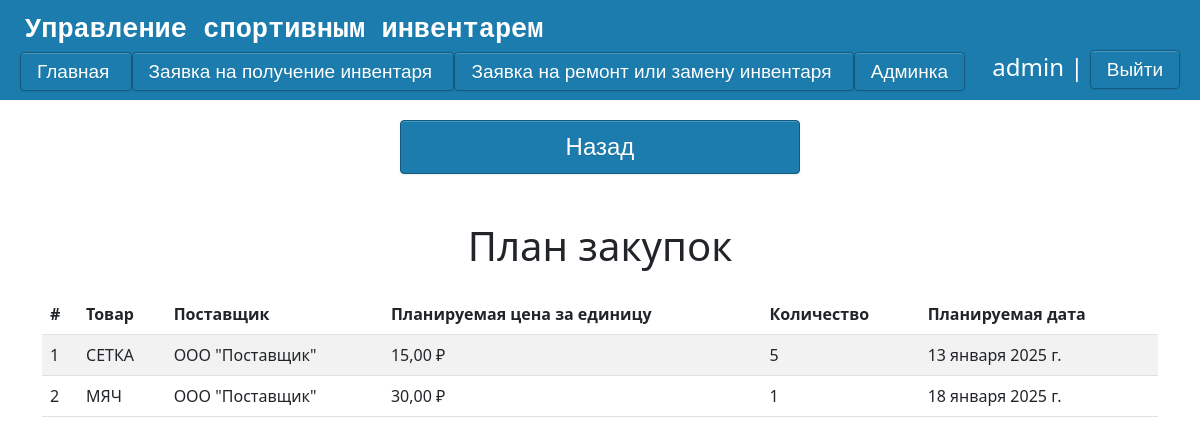
Page /console/purchase-plans/ (signed in) on the earlier database version.
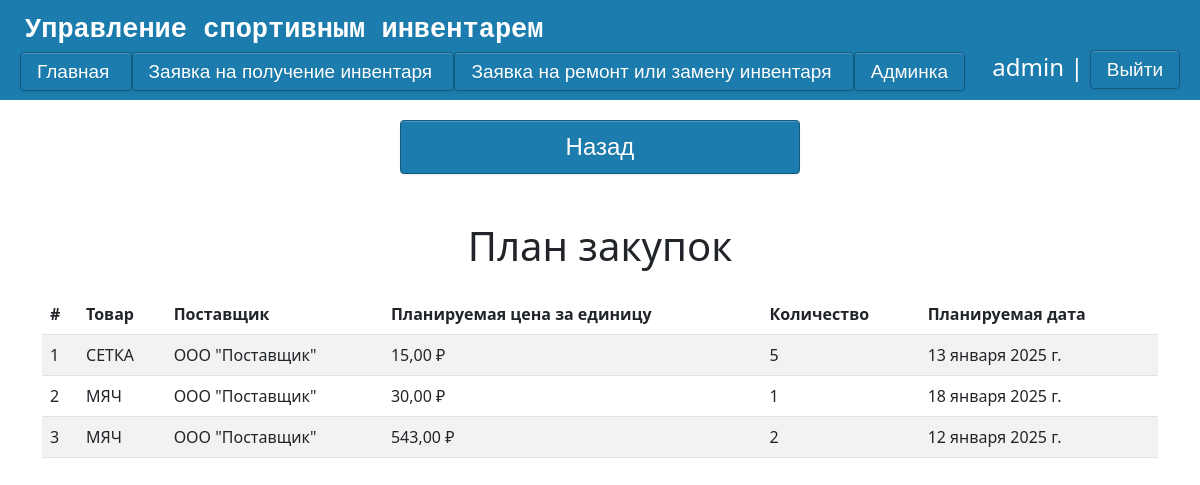
Same page on the later database version.
### main/models.py (models this page shows, shortened)
class PurchasePlan(models.Model):
    item = models.ForeignKey(Goods, on_delete=models.CASCADE, related_name='purchase_plans', verbose_name="Товар")
    supplier = models.ForeignKey(Supplier, on_delete=models.SET_NULL, null=True, verbose_name="Поставщик")
    planned_price = models.DecimalField(max_digits=10, decimal_places=2, verbose_name="Планируемая цена")
    count = models.PositiveIntegerField(default=1, verbose_name="Количество")
    planned_date = models.DateField(verbose_name="Планируемая дата")
    class Meta:
        verbose_name = "План закупки"
        verbose_name_plural = "Планы закупок"

class Goods(models.Model):
    state = {'новый':'новый','использованный':'использованный','сломанный': 'сломанный'}
    goods = models.CharField('Название',max_length=30)
    count = models.IntegerField('Количество')
    rented_count = models.IntegerField('Взято',default=0)
    condition = models.CharField('Состояние',max_length=20, choices=state)
    class Meta:
        verbose_name = "Инвентарь"
        verbose_name_plural  = "Инвентарь"
    def __str__(self):
        return self.goods

class Supplier(models.Model):
    name = models.CharField(max_length=255, unique=True, verbose_name="Поставщик")
    class Meta:
        verbose_name = "Поставщик"
        verbose_name_plural = "Поставщики"
    def __str__(self):
        return self.name

### main/views.py (the view)
# urls.py: path('console/purchase-plans/', views.purchase_plan_list, name='purchase_plan_list'),
def purchase_plan_list(request):
    if request.user.is_superuser:
        plans = PurchasePlan.objects.select_related('item', 'supplier').all()
        return render(request, 'admin/purchase_plan_list.html', {'plans': plans})
    else:
        return render(request, 'admin/Error.html')

### main/templates/admin/purchase_plan_list.html (shortened to what this page needs)
{% extends 'main/layout.html' %}
{% block script %}
    <link rel="stylesheet" href="https://cdn.jsdelivr.net/npm/bootstrap@5.3.0/dist/css/bootstrap.min.css">
{% endblock %}
{% block content %}
    <a href="{% url 'console' %}" class = 'btn4'> Назад </a>
    <div class="container mt-5">
        <h1 class="mb-4">План закупок</h1>
        {% if plans %}
            <table class="table table-striped">
                <thead>
                    <tr>
                        <th>#</th>
                        <th>Товар</th>
                        <th>Поставщик</th>
                        <th>Планируемая цена за единицу</th>
                        <th>Количество</th>
                        <th>Планируемая дата</th>
                    </tr>
                </thead>
                <tbody>
                    {% for plan in plans %}
                        <tr>
                            <td>{{ forloop.counter }}</td>
                            <td>{{ plan.item }}</td>
                            <td>{{ plan.supplier }}</td>
                            <td>{{ plan.planned_price }} ₽</td>
                            <td>{{ plan.count }}</td>
                            <td>{{ plan.planned_date }}</td>
                        </tr>
                    {% endfor %}
                </tbody>
            </table>
        {% else %}
            <p>Нет доступных планов закупки.</p>
        {% endif %}
    </div>
{% endblock %}

### main/templates/main/layout.html (shortened to what this page needs)
{% load static %}
<!DOCTYPE html>
<html lang="ru">
<head>
    <link rel="stylesheet" href="https://cdn.jsdelivr.net/npm/bootstrap@5.3.2/dist/css/bootstrap.min.css">
    <link rel="stylesheet" href="{% static 'main/css/css.css' %}">
    {% block script %}
    {% endblock script%}
</head>
<body>
    <div class = "back">
        <div class = 'top'>
                <div class="logo2"><samp>Управление спортивным инвентарем</samp></div>
                <div class = 'lower'>
                    <a href="{% url 'main' %}" class = 'btn3'> Главная </a>
                    <a href="{% url 'application-get' %}" class = 'btn3'> Заявка на получение инвентаря </a>
                    <a href="{% url 'application-repair' %}" class = 'btn3'> Заявка на ремонт или замену инвентаря </a>
                    {% if request.user.is_superuser %}
                    <a href="{% url 'console' %}" class = 'btn3'> Админка </a>
                    {% endif %}
                {% if request.user.is_authenticated %}
                    <li class="last"> {{user.username}} | <a href="{% url 'logout' %}" class="btn3">Выйти</a></li>
                    {% else %}
                    <li class="last"><a href="register" class="btn3"> Регистрация</a>  <a href="login" class="btn3"> Войти </a></li>
                {% endif %}
                </div>
        </div>
        {% block content  %}
        {% endblock %}
    </div>
</body>
</html>

### main/static/main/css/css.css (style rules this page uses)
.top { background: #1B7CAD; width: 100%; height: 100px; }
.back { height: 100%; width: 100%; }
.logo2 { font-size: 27px; padding-top: 7px; margin-left: 25px; font-weight: bold; color: #fff; }
.lower { width: 100%; height: 50%; padding-top: 7px; padding-left: 20px; padding-right: 20px; }
.last { font-size: 24px; float:right; color: #fff; margin: -9px auto; }
h1 { text-align: center; }
li { list-style-type: none; }
a.btn3 { border-radius: 4px; -webkit-box-shadow: inset 0 1px 0 rgba(255, 255, 255, 0.2), 0 1px 2px rgba(0, 0, 0, 0.08); -moz-box-shadow: inset 0 1px 0 rgba(255, 255, 255, 0.2), 0 1px 2px rgba(0, 0, 0, 0.08); box-shadow: inset 0 1px 0 rgba(255, 255, 255, 0.2), 0 1px 2px rgba(0, 0, 0, 0.08); color: #fff; width:115px; text-align: center; font-family: Arial, Helvetica, sans-serif; font-size: 19px; padding: 8px 16px; margin: 20px auto; text-decoration: none; text-shadow: 0 1px 1px rgba(0, 0, 0, 0.075); -webkit-transition: background-color 0.1s linear; -moz-transition: background-color 0.1s linear; -o-transition: background-color 0.1s linear; transition: background-color 0.1s linear; background-color: rgb( 27, 124, 173 ); border: 1px solid rgb( 20, 91, 127 ); }
a.btn4 { border-radius: 4px; -webkit-box-shadow: inset 0 1px 0 rgba(255, 255, 255, 0.2), 0 1px 2px rgba(0, 0, 0, 0.08); -moz-box-shadow: inset 0 1px 0 rgba(255, 255, 255, 0.2), 0 1px 2px rgba(0, 0, 0, 0.08); box-shadow: inset 0 1px 0 rgba(255, 255, 255, 0.2), 0 1px 2px rgba(0, 0, 0, 0.08); color: #fff; display:block; width:400px; text-align: center; font-family: Arial, Helvetica, sans-serif; font-size: 24px; padding: 8px 16px; margin: 20px auto; text-decoration: none; text-shadow: 0 1px 1px rgba(0, 0, 0, 0.075); -webkit-transition: background-color 0.1s linear; -moz-transition: background-color 0.1s linear; -o-transition: background-color 0.1s linear; transition: background-color 0.1s linear; background-color: rgb( 27, 124, 173 ); border: 1px solid rgb( 20, 91, 127 ); }

Differences in the rows shown:
added PurchasePlan: item "МЯЧ", supplier "ООО \"Поставщик\"", planned_price "543,00", count "2", planned_date "12 января 2025 г."
